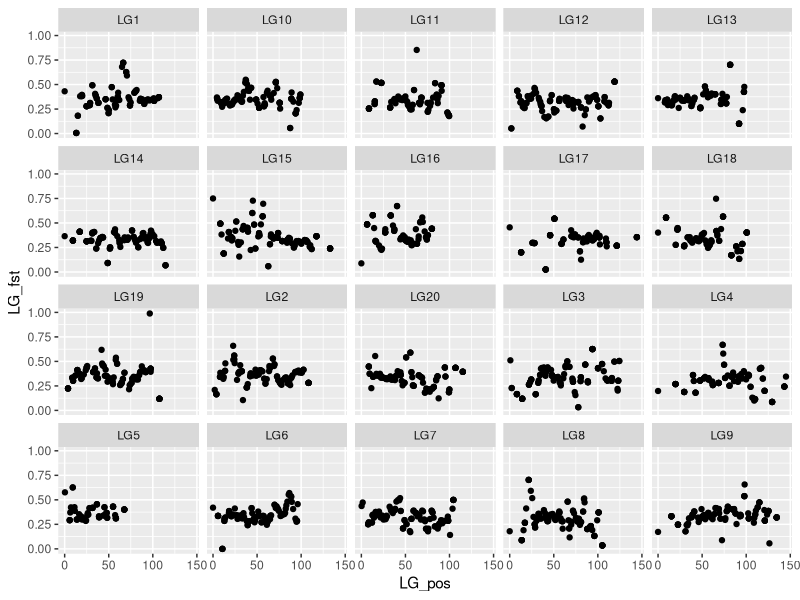
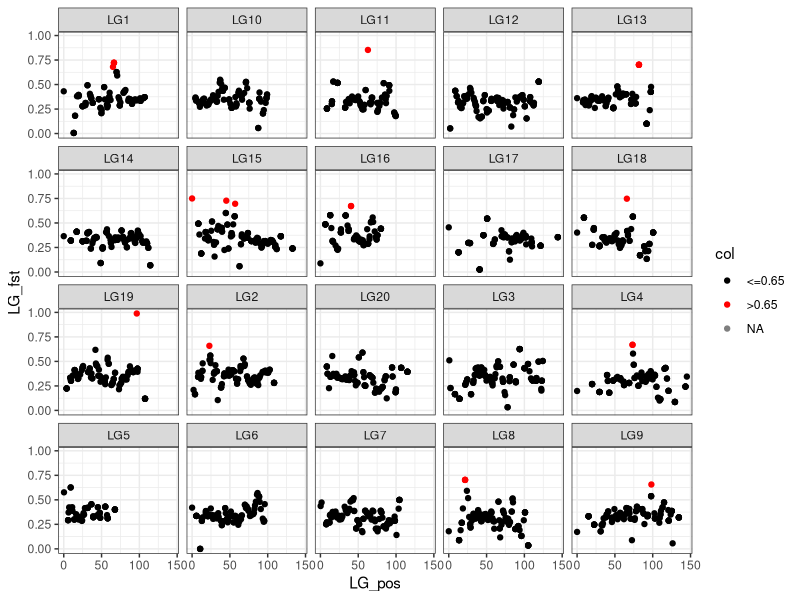

Source code (R) for these figures, in order:
## ---- chunk 1
#Getting started:
library(ggplot2)
roda<-read.csv("data/Fst_BSA_wLinkageGrp.csv", header=T)
roda<-roda[order(roda$LinkageGroup, roda$LinkageGroup_Position),]
#We want to look at each linkage group at a time:
rd<-split(roda, roda$LinkageGroup)

SWlwg = function(data_x, data_y, window, step_size){
  data_x = as.numeric(data_x)
  data_y = as.numeric(data_y)
  x_mean=rep(0,144)
  y_mean=rep(0,length(x_mean))
  
  floor = 0
  for(i in 1:length(x_mean)){
    vals=which(data_x>=floor & data_x<=floor+window)
    x_mean[i]=sum(data_x[vals])/length(vals)
    y_mean[i]=sum(data_y[vals])/length(vals)
    floor = floor + step_size
  }
  
  out <- data.frame(x_mean, y_mean)
}
## ---- chunk 2
SWlwg_LG1 <- SWlwg(rd$GR1$LinkageGroup_Position, rd$GR1$Fst, 5, 1)
LG1_pos<-SWlwg_LG1[[1]]
LG1_Fst<-SWlwg_LG1[[2]]
LG1_LG<-rep("LG1",length(LG1_pos))

SWlwg_LG2 <- SWlwg(rd$GR2$LinkageGroup_Position, rd$GR2$Fst, 5, 1)
LG2_pos<-SWlwg_LG2[[1]]
LG2_Fst<-SWlwg_LG2[[2]]
LG2_LG<-rep("LG2",length(LG2_pos))

SWlwg_LG3 <- SWlwg(rd$GR3$LinkageGroup_Position, rd$GR3$Fst, 5, 1)
LG3_pos<-SWlwg_LG3[[1]]
LG3_Fst<-SWlwg_LG3[[2]]
LG3_LG<-rep("LG3",length(LG3_pos))

SWlwg_LG4 <- SWlwg(rd$GR4$LinkageGroup_Position, rd$GR4$Fst, 5, 1)
LG4_pos<-SWlwg_LG4[[1]]
LG4_Fst<-SWlwg_LG4[[2]]
LG4_LG<-rep("LG4",length(LG4_pos))

SWlwg_LG5 <- SWlwg(rd$GR5$LinkageGroup_Position, rd$GR5$Fst, 5, 1)
LG5_pos<-SWlwg_LG5[[1]]
LG5_Fst<-SWlwg_LG5[[2]]
LG5_LG<-rep("LG5",length(LG5_pos))

SWlwg_LG6 <- SWlwg(rd$GR6$LinkageGroup_Position, rd$GR6$Fst, 5, 1)
LG6_pos<-SWlwg_LG6[[1]]
LG6_Fst<-SWlwg_LG6[[2]]
LG6_LG<-rep("LG6",length(LG6_pos))

SWlwg_LG7 <- SWlwg(rd$GR7$LinkageGroup_Position, rd$GR7$Fst, 5, 1)
LG7_pos<-SWlwg_LG7[[1]]
LG7_Fst<-SWlwg_LG7[[2]]
LG7_LG<-rep("LG7",length(LG7_pos))

SWlwg_LG8 <- SWlwg(rd$GR8$LinkageGroup_Position, rd$GR8$Fst, 5, 1)
LG8_pos<-SWlwg_LG8[[1]]
LG8_Fst<-SWlwg_LG8[[2]]
LG8_LG<-rep("LG8",length(LG8_pos))

SWlwg_LG9 <- SWlwg(rd$GR9$LinkageGroup_Position, rd$GR9$Fst, 5, 1)
LG9_pos<-SWlwg_LG9[[1]]
LG9_Fst<-SWlwg_LG9[[2]]
LG9_LG<-rep("LG9",length(LG9_pos))

SWlwg_LG10 <- SWlwg(rd$GR10$LinkageGroup_Position, rd$GR10$Fst, 5, 1)
LG10_pos<-SWlwg_LG10[[1]]
LG10_Fst<-SWlwg_LG10[[2]]
LG10_LG<-rep("LG10",length(LG10_pos))

SWlwg_LG11 <- SWlwg(rd$GR11$LinkageGroup_Position, rd$GR11$Fst, 5, 1)
LG11_pos<-SWlwg_LG11[[1]]
LG11_Fst<-SWlwg_LG11[[2]]
LG11_LG<-rep("LG11",length(LG11_pos))

SWlwg_LG12 <- SWlwg(rd$GR12$LinkageGroup_Position, rd$GR12$Fst, 5, 1)
LG12_pos<-SWlwg_LG12[[1]]
LG12_Fst<-SWlwg_LG12[[2]]
LG12_LG<-rep("LG12",length(LG12_pos))

SWlwg_LG13 <- SWlwg(rd$GR13$LinkageGroup_Position, rd$GR13$Fst, 5, 1)
LG13_pos<-SWlwg_LG13[[1]]
LG13_Fst<-SWlwg_LG13[[2]]
LG13_LG<-rep("LG13",length(LG13_pos))

SWlwg_LG14 <- SWlwg(rd$GR14$LinkageGroup_Position, rd$GR14$Fst, 5, 1)
LG14_pos<-SWlwg_LG14[[1]]
LG14_Fst<-SWlwg_LG14[[2]]
LG14_LG<-rep("LG14",length(LG14_pos))

SWlwg_LG15 <- SWlwg(rd$GR15$LinkageGroup_Position, rd$GR15$Fst, 5, 1)
LG15_pos<-SWlwg_LG15[[1]]
LG15_Fst<-SWlwg_LG15[[2]]
LG15_LG<-rep("LG15",length(LG15_pos))

SWlwg_LG16 <- SWlwg(rd$GR16$LinkageGroup_Position, rd$GR16$Fst, 5, 1)
LG16_pos<-SWlwg_LG16[[1]]
LG16_Fst<-SWlwg_LG16[[2]]
LG16_LG<-rep("LG16",length(LG16_pos))

SWlwg_LG17 <- SWlwg(rd$GR17$LinkageGroup_Position, rd$GR17$Fst, 5, 1)
LG17_pos<-SWlwg_LG17[[1]]
LG17_Fst<-SWlwg_LG17[[2]]
LG17_LG<-rep("LG17",length(LG17_pos))

SWlwg_LG18 <- SWlwg(rd$GR18$LinkageGroup_Position, rd$GR18$Fst, 5, 1)
LG18_pos<-SWlwg_LG18[[1]]
LG18_Fst<-SWlwg_LG18[[2]]
LG18_LG<-rep("LG18",length(LG18_pos))

SWlwg_LG19 <- SWlwg(rd$GR19$LinkageGroup_Position, rd$GR19$Fst, 5, 1)
LG19_pos<-SWlwg_LG19[[1]]
LG19_Fst<-SWlwg_LG19[[2]]
LG19_LG<-rep("LG19",length(LG19_pos))

SWlwg_LG20 <- SWlwg(rd$GR20$LinkageGroup_Position, rd$GR20$Fst, 5, 1)
LG20_pos<-SWlwg_LG20[[1]]
LG20_Fst<-SWlwg_LG20[[2]]
LG20_LG<-rep("LG20",length(LG20_pos))

## ---- chunk 3
#putting all the windowed values back in 1 dataframe:
LG_names<-rbind(LG1_LG, LG2_LG, LG3_LG, LG4_LG, LG5_LG, LG6_LG, LG7_LG, LG8_LG, LG9_LG, LG10_LG, LG11_LG, LG12_LG, LG13_LG, LG14_LG, LG15_LG, LG16_LG, LG17_LG, LG18_LG, LG19_LG, LG20_LG)

LG_pos<-rbind(LG1_pos, LG2_pos, LG3_pos, LG4_pos, LG5_pos, LG6_pos, LG7_pos, LG8_pos, LG9_pos, LG10_pos, LG11_pos, LG12_pos, LG13_pos, LG14_pos, LG15_pos, LG16_pos, LG17_pos, LG18_pos, LG19_pos, LG20_pos)

LG_fst<-rbind(LG1_Fst, LG2_Fst, LG3_Fst, LG4_Fst, LG5_Fst, LG6_Fst, LG7_Fst, LG8_Fst, LG9_Fst, LG10_Fst, LG11_Fst, LG12_Fst, LG13_Fst, LG14_Fst, LG15_Fst, LG16_Fst, LG17_Fst, LG18_Fst, LG19_Fst, LG20_Fst)

LG_names<-as.vector(LG_names)
LG_pos<-as.vector(LG_pos)
LG_fst<-as.vector(LG_fst)

data<-cbind(LG_names, LG_pos, LG_fst)
data<-as.data.frame(data)
## ---- chunk 4
# we've coerced the data a few times, so we need to reformat our numeric data in order for it to plot in ggplot

data[[2]] <- as.numeric(as.character(data[[2]]))
data[[3]] <- as.numeric(as.character(data[[3]]))

#Let's plot it now:
ggplot(data, aes(x=LG_pos, y=LG_fst))+geom_point()+facet_wrap(~LG_names)

#lets plot some high Fst values in another color. We'll use 0.65 as a cutoff
data$col <- cut(data$LG_fst,
               breaks = c(-Inf, 0.65, Inf),
               labels = c("<=0.65", ">0.65"))
ggplot(data, aes(x=LG_pos, y=LG_fst, color=col))+ geom_point()+facet_wrap(~LG_names)+scale_color_manual(values=c("black", "red"))+theme_bw()

# 
